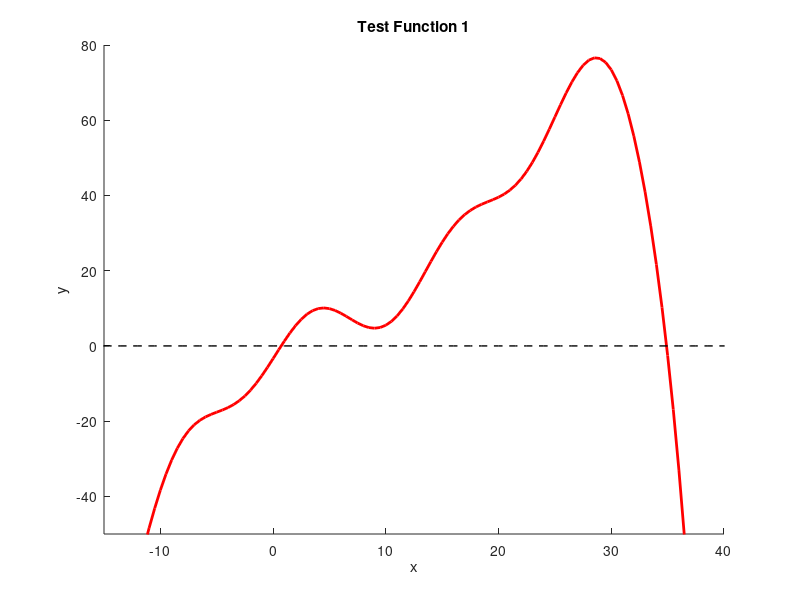

Write MATLAB code to recreate this figure. (Note: this script raises an error after producing the figure.)
%template for testing your basic root finding implementations
function basic_solver_with_tests_template()
    xvals = linspace(-50,50,201);
    [yvals,~] = test_func01(xvals);
    hold on
    axis([-15,40,-50,80]);
    plot(xvals,yvals,'r','linewidth',2);
    plot(xvals,0*xvals,'k--','linewidth',1);
    xlabel('x'); ylabel('y'); title('Test Function 1');

    % %Newton's method example test
    % x0_guess = 2;
    plot(x0_guess,test_func01(x0_guess),'bo','markerfacecolor','b','markersize',5);
    % x_sol = newton_solver(@test_func01,x0_guess);
    % plot(x_sol,test_func01(x_sol),'go','markerfacecolor','g','markersize',5);

    %Secant method example test
    % x0_guess = -5;
    % x1_guess = 2;
    plot(x0_guess,test_func01(x0_guess),'bo','markerfacecolor','b','markersize',5);
    plot(x1_guess,test_func01(x1_guess),'ko','markerfacecolor','k','markersize',5);
    % x_sol = secant_solver(@test_func01,x0_guess,x1_guess);
    % plot(x_sol,test_func01(x_sol),'go','markerfacecolor','g','markersize',5);

    %Bisection method example test
    x_left = -5;
    x_right = 2;
    plot(x_left,test_func01(x_left),'bo','markerfacecolor','b','markersize',5);
    plot(x_right,test_func01(x_right),'ko','markerfacecolor','k','markersize',5);
    x_sol = bisection_solver(@test_func01,x_left,x_right);
    plot(x_sol,test_func01(x_sol),'go','markerfacecolor','g','markersize',5);
end

%Definition of the test function and its derivative (as a single function):
%This definition uses the function keyword
%when passing this function as an argument to a solver,
%you'll need to use the handle operator
%ex. solver(@test_func01,x_guess)

function [fval,dfdx] = test_func01(x)
    fval = (x.^3)/100 - (x.^2)/8 + 2*x + 6*sin(x/2+6) -.7 - exp(x/6);
    dfdx = 3*(x.^2)/100 - 2*x/8 + 2 +(6/2)*cos(x/2+6) - exp(x/6)/6;
end

function x = bisection_solver(fun,x_left,x_right)
    x = (x_left + x_right)/2;
    f_mid = fun(x);
    while ~((-1e-10 < f_mid) && (f_mid < 1e-10))
        if fun(x_left) * f_mid < 0
            x_right = x;
        else
            x_left = x;
        end
        x = (x_left + x_right) / 2;
        f_mid = fun(x);
    end
end

%Note that fun(x) should output [f,dfdx], where dfdx is the derivative of f
function x = newton_solver(fun,x0)
    x = x0+1; %this is just dummy code. replace this with your code
end

function x = secant_solver(fun,x0, x1)
    x = x0+1; %this is just dummy code. replace this with your code
end
